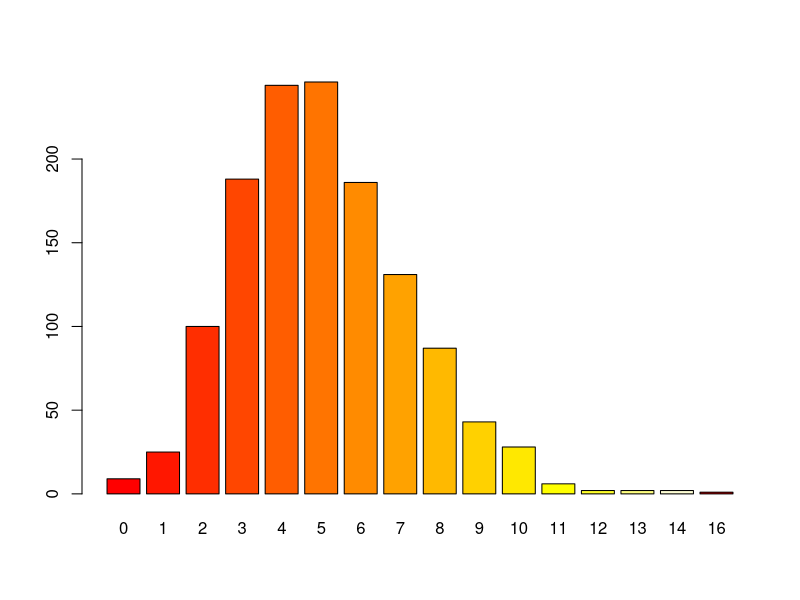
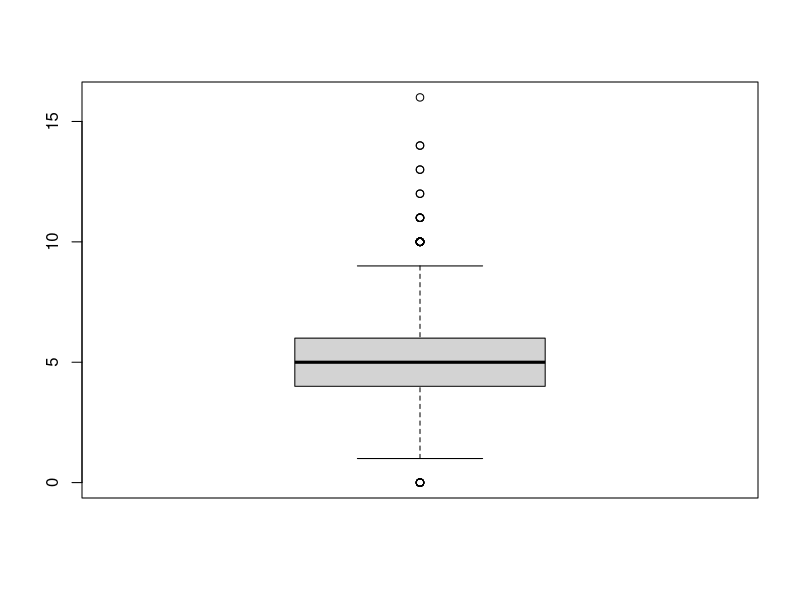

Recreate these plots in R, in order.
setwd("")

var3 = scan(file="./datos/Tut02-var3.csv")

( minimo = min(var3) )
( maximo = max(var3) )
( rango = range(var3) )

( tablaFrecAbs = table(var3) )

( n = length( var3 ) )

( tablaFrecRel = tablaFrecAbs / n )
( tablaFrecAcu = cumsum(tablaFrecAbs)  )
( tablaFrecRelAcu = cumsum(tablaFrecRel) )


barplot(tablaFrecAbs, col = heat.colors(15))

boxplot(var3)

( media = mean(var3))

( varMuestral = var(var3))

( desvTipMuestral = sd(var3))

( varPobl= ( (n-1) / n ) * varMuestral )

( desvTipPobl = sqrt( varPobl ) )

( mediana = median(var3))

summary(var3)

( rangoIntCuart= IQR(var3))

( percentiles = quantile(var3, c(0.05, 0.15, 0.58, 0.75)) )


